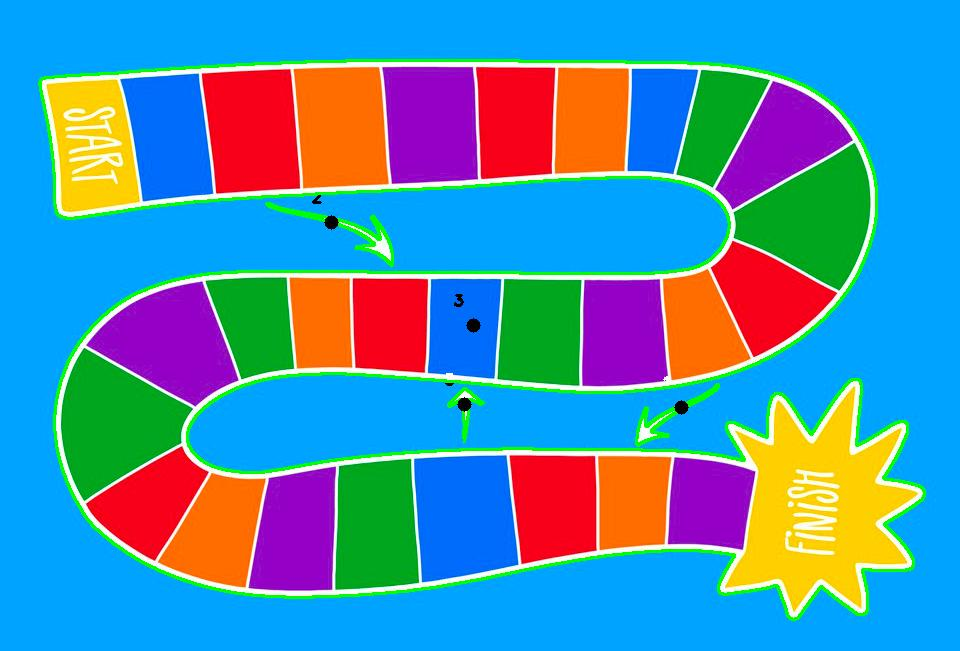
#> input picture images/chutes_n_ladders.jpg, 960 x 651 px
$ python chutes_n_ladders.py
#> lines starting #> are read from the running program, lines starting #| are printed output that depends on the picture; after the words box and inside, x2 and y2 are one past the last pixel; in counts of white or black regions, pixels touching at a corner belong together
"""
https://stackoverflow.com/questions/66446444/counting-the-number-of-shapes-in-an-image
"""

import cv2
import numpy as np

# load image
img = cv2.imread("../images/chutes_n_ladders.jpg")
#> img is the input picture: shape (651, 960, 3); mean B, G, R 173.9, 140.7, 77.1

# mask
gray = cv2.cvtColor(img, cv2.COLOR_BGR2GRAY)
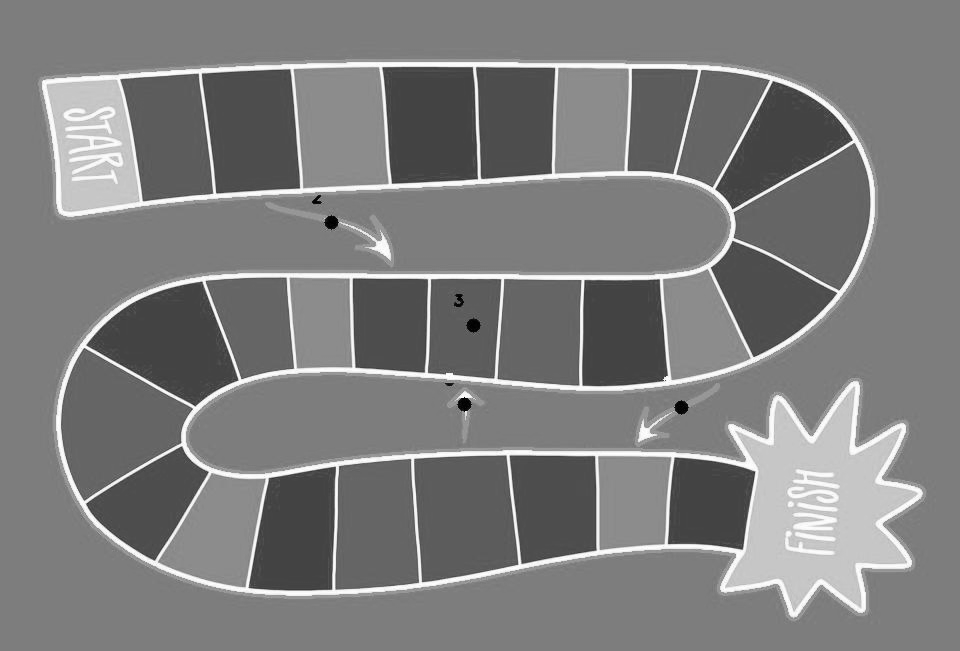
#> gray: shape (651, 960); min 0, max 255, mean 125.6
mask = cv2.inRange(gray, 240, 255)
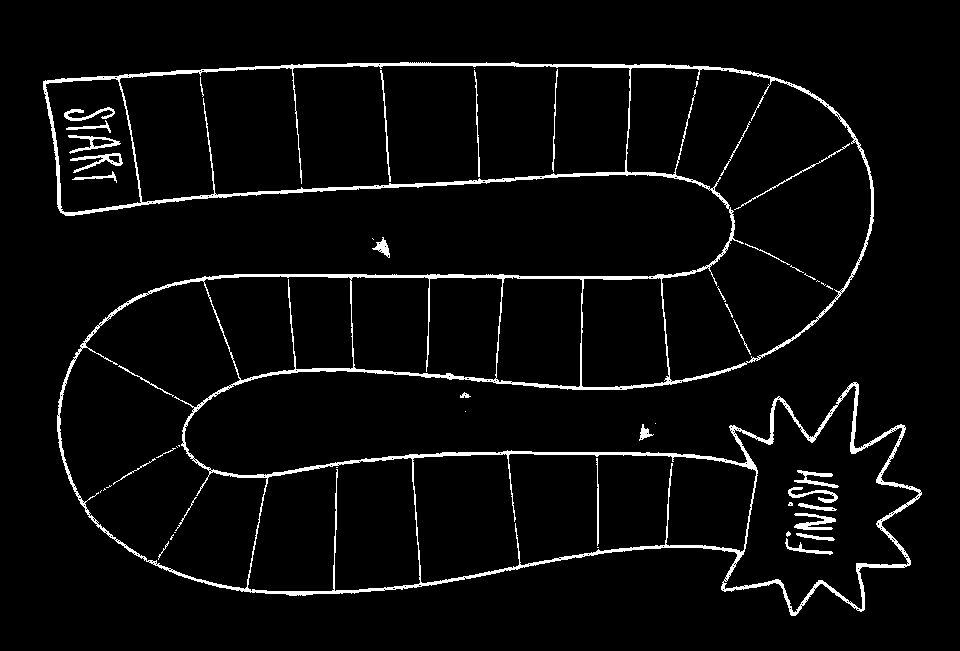
#> mask: shape (651, 960); 4.2% white; 52 white regions (21 under 20 px), largest, box (x1, y1, x2, y2) and area: (43, 62, 922, 616) 21887, (794, 513, 836, 530) 357, (70, 153, 123, 173) 319

# dilate and invert
kernel = np.ones((3,3), np.uint8)
mask = cv2.dilate(mask, kernel, iterations=1)
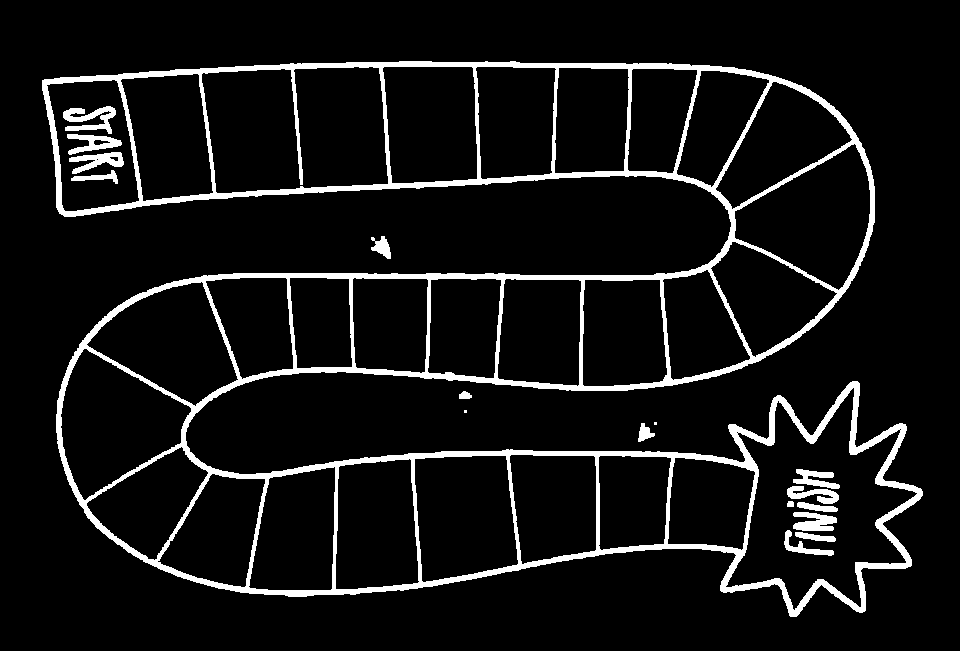
#> mask: shape (651, 960); 7.9% white; 17 white regions (2 under 20 px), largest, box (x1, y1, x2, y2) and area: (42, 61, 923, 617) 44433, (63, 106, 116, 134) 751, (793, 512, 837, 531) 587
mask = cv2.bitwise_not(mask)
#> mask: shape (651, 960); 92.1% white; 17 black regions (2 under 20 px)

# contours
contours, _ = cv2.findContours(mask, cv2.RETR_TREE, cv2.CHAIN_APPROX_SIMPLE)
#> contours = 51 contours, 4 with area under 20; largest, box (x1, y1, x2, y2) and area: (0, 0, 960, 651) 623350, (41, 60, 924, 618) 304836, (726, 388, 917, 610) 21120, (202, 67, 388, 193) 19916, (61, 349, 191, 500) 11370

# remove very large and very small contours
filtered = []
low = 1000
high = 100000
for con in contours:
    area = cv2.contourArea(con)
    if low < area < high:
        filtered.append(con)
#> this loop made 51 passes
#> area on passes 2, 5, 6, 7, 8, 9, 10, 11, 12, 13, 14, 15: 207, 95.5, 20, 281.5, 304836.5, 7306.5, 8488.5, 9396.5, 6344, 5877, 10822.5, 7965
#> (con, area) on pass 1: ([[0, 0], [0, 650], [959, 650], [959, 0]], 623350)
#> after the loop, filtered = 29 contours; largest, box (x1, y1, x2, y2) and area: (726, 388, 917, 610) 21120, (202, 67, 388, 193) 19916, (61, 349, 191, 500) 11370, (735, 144, 870, 290) 11355, (415, 456, 518, 582) 10822

# draw centers of each
print("Shapes: " + str(len(filtered)))
#| Shapes: 29
for con in filtered:
    M = cv2.moments(con)
    cx = int(M['m10']/M['m00'])
    cy = int(M['m01']/M['m00'])
    cv2.circle(img, (cx, cy), 10, (0, 200, 100), -1)
#> this loop made 29 passes
#> (cx, cy) on passes 1 to 12: (218, 531), (296, 533), (375, 525), (708, 502), (632, 500), (463, 515), (554, 504), (149, 502), (817, 508), (113, 422), (170, 342), (622, 332)
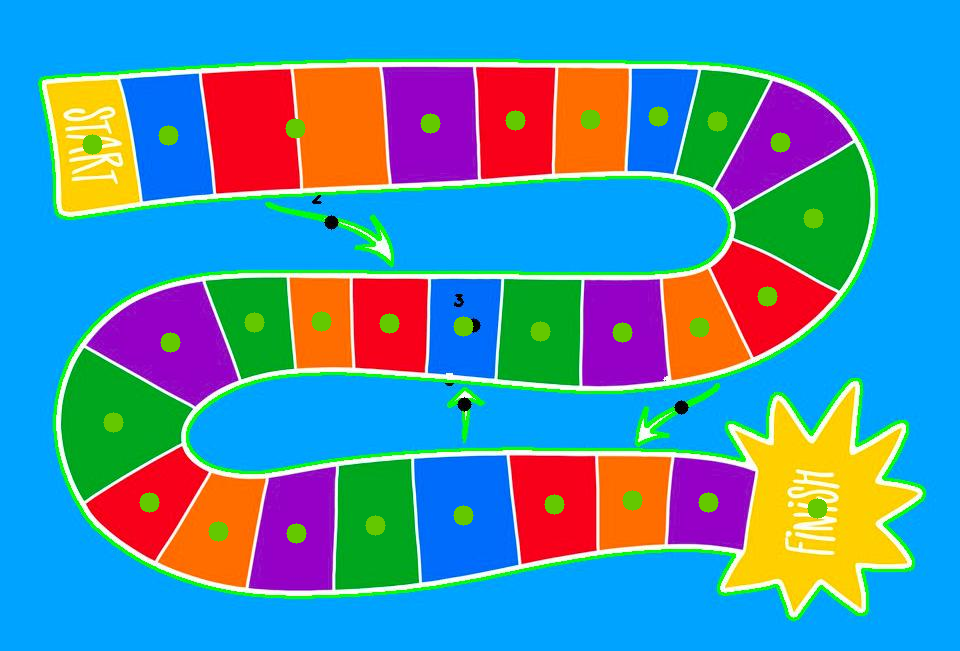
#> img: shape (651, 960, 3); 1.47% of pixels changed, all inside (x1, y1, x2, y2) = (82, 106, 828, 544)

# show
cv2.imshow("Image", img)
cv2.imshow("Mask", mask)
cv2.waitKey(0)

$ run again, with images/img2.jpg copied over images/chutes_n_ladders.jpg
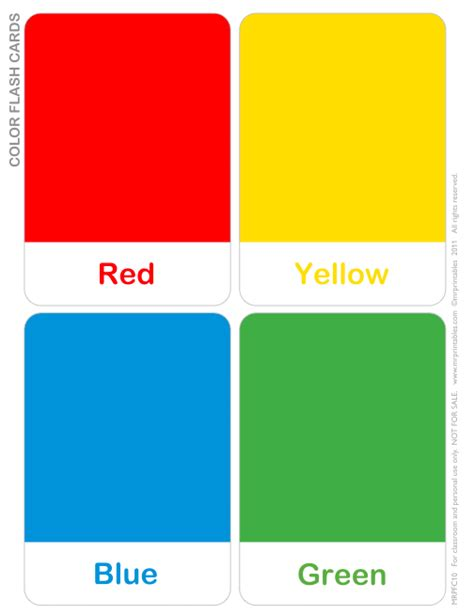
#> input picture images/img2.jpg, 474 x 615 px
#> img is the input picture: shape (615, 474, 3); mean B, G, R 134.2, 175.9, 180.6
#> `mask = cv2.dilate(mask, kernel, iterations=1)`:
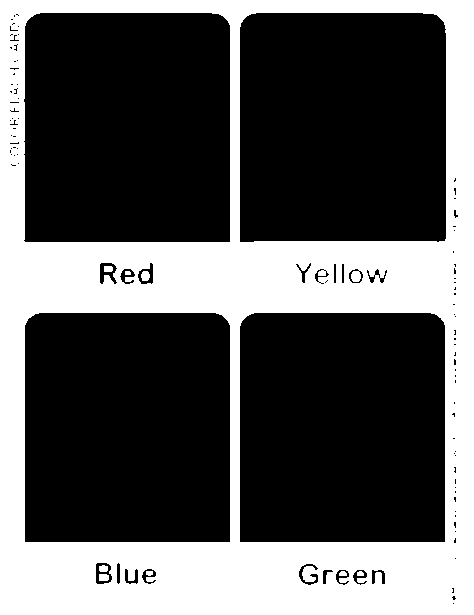
#> mask: shape (615, 474); 35.1% white; 9 white regions, largest, box (x1, y1, x2, y2) and area: (0, 0, 474, 615) 101846, (141, 271, 150, 281) 75, (99, 574, 109, 581) 67
#> contours = 116 contours, 86 with area under 20; largest, box (x1, y1, x2, y2) and area: (240, 13, 446, 242) 46400, (25, 313, 230, 542) 46396, (240, 313, 445, 542) 46394, (24, 13, 230, 242) 46391, (96, 563, 112, 584) 262
#> the loop `for con in contours:` made 116 passes
#> area on passes 4 to 11: 55.5, 90.5, 39.5, 86, 44, 36, 92, 41
#> after the loop `for con in contours:`: filtered = 4 contours; box (x1, y1, x2, y2) and area: (240, 13, 446, 242) 46400, (25, 313, 230, 542) 46396, (240, 313, 445, 542) 46394, (24, 13, 230, 242) 46391
#| Shapes: 4
#> the loop `for con in filtered:` made 4 passes
#> (cx, cy) on passes 1 to 4: (342, 427), (126, 427), (342, 126), (126, 127)
#> after the loop `for con in filtered:`:
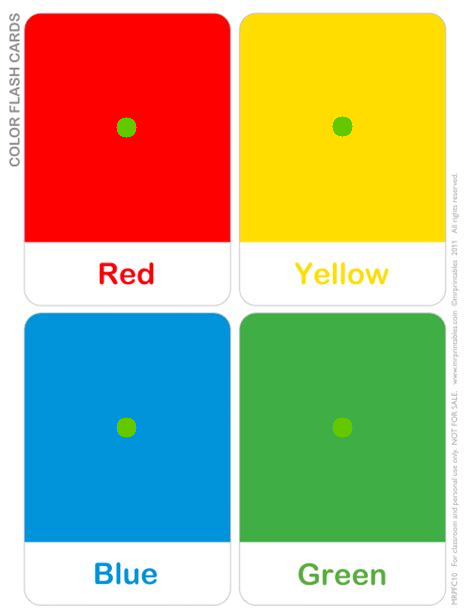
#> img: shape (615, 474, 3); 0.43% of pixels changed, all inside (x1, y1, x2, y2) = (116, 116, 353, 438)
